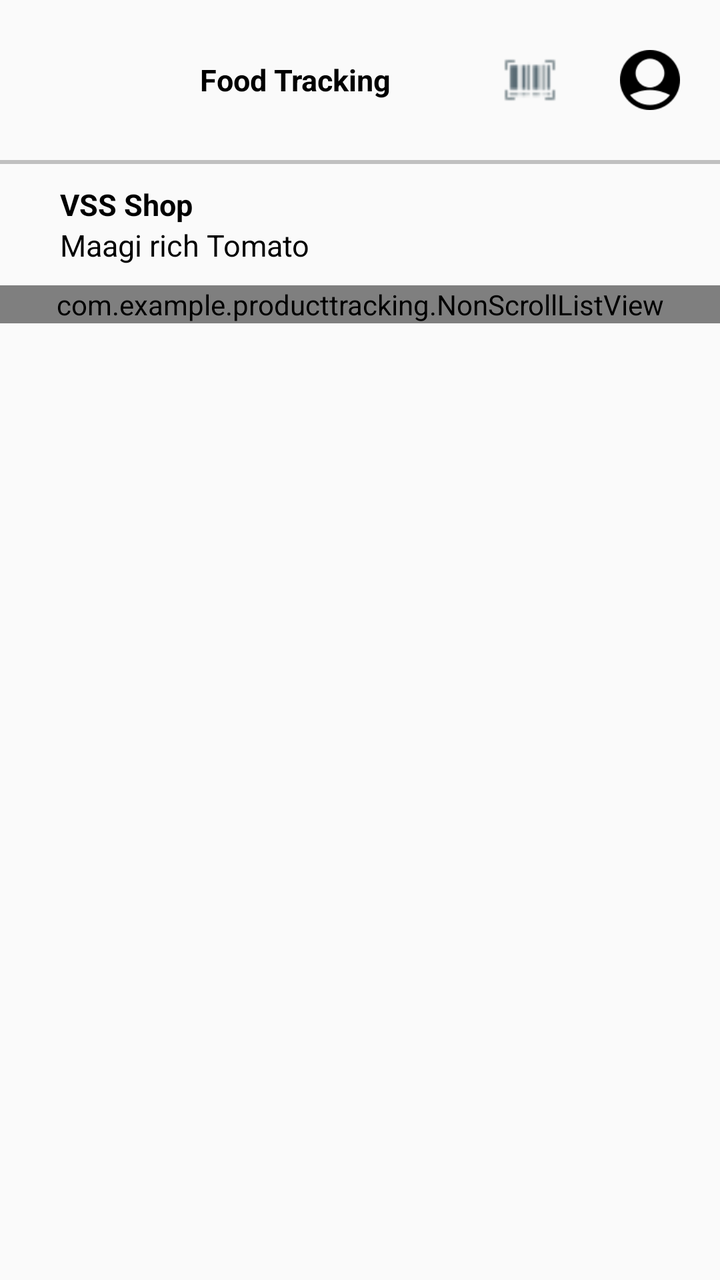
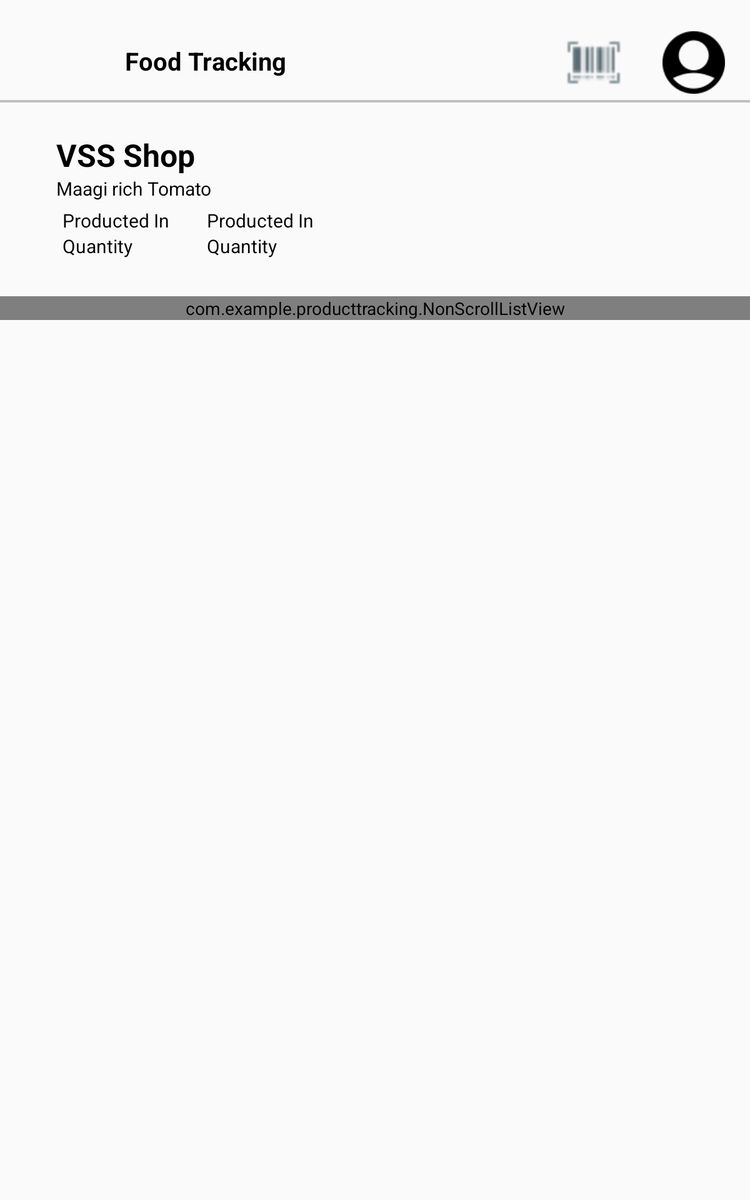

One screen, two layout resources from the same app: the default and the author's alternative for another configuration. Each is rendered where Android would select it; the XML of both is given below.
<!-- AndroidManifest.xml: application theme AppTheme -->
<!-- res/layout/activity_user.xml -->
<?xml version="1.0" encoding="utf-8"?>
<LinearLayout xmlns:android="http://schemas.android.com/apk/res/android"
    xmlns:app="http://schemas.android.com/apk/res-auto"
    xmlns:tools="http://schemas.android.com/tools"
    android:layout_width="match_parent"
    android:layout_height="match_parent"
    android:orientation="vertical"
    tools:context=".user">
<RelativeLayout
    android:layout_width="match_parent"
    android:layout_height="80dp"
    android:orientation="horizontal">

    <ImageView
        android:id="@+id/logo"
        android:layout_width="60dp"
        android:layout_height="60dp"
        android:layout_centerVertical="true"
        android:layout_marginLeft="20dp"
        android:src="@drawable/projectlogo"/>

    <TextView
        android:layout_width="wrap_content"
        android:layout_height="wrap_content"
        android:layout_toEndOf="@+id/logo"
        android:text="Food Tracking"
        android:textSize="15dp"
        android:textColor="#000"
        android:textStyle="bold"
        android:layout_centerVertical="true"
        android:layout_marginLeft="20dp"/>

    <ImageView
        android:id="@+id/user_ac_logo"
        android:layout_width="30dp"
        android:layout_height="30dp"
        android:layout_centerVertical="true"
        android:layout_marginRight="20dp"
        android:src="@drawable/user"
        android:layout_alignParentRight="true"/>

    <ImageView
        android:id="@+id/scanner_logo"
        android:layout_width="30dp"
        android:layout_height="30dp"
        android:layout_centerVertical="true"
        android:layout_marginEnd="30dp"
        android:layout_toStartOf="@+id/user_ac_logo"
        android:src="@drawable/scanner"
        android:onClick="scnner"/>

</RelativeLayout>

    <View
        android:layout_width="match_parent"
        android:layout_height="2dp"
        android:background="#c0c0c0"/>

    <RelativeLayout
        android:layout_width="match_parent"
        android:layout_height="wrap_content"
        android:padding="5dp">

    <RelativeLayout
        android:layout_width="match_parent"
        android:layout_height="wrap_content"
        android:layout_marginLeft="20dp"
        android:padding="5dp">

            <TextView
                android:id="@+id/productname"
                android:layout_width="wrap_content"
                android:layout_height="wrap_content"
                android:text="VSS Shop"
                android:textColor="#000"
                android:textStyle="bold"
                android:textSize="15dp"/>
        <TextView
            android:id="@+id/product_describ"
            android:layout_width="wrap_content"
            android:layout_height="wrap_content"
            android:layout_below="@+id/productname"
            android:text="Maagi rich Tomato"
            android:textColor="#000"
            android:textSize="15dp"/>

    </RelativeLayout>



        <ImageView
            android:layout_width="100dp"
            android:layout_height="50dp"
            android:layout_marginRight="50dp"
            android:src="@drawable/product"
            android:layout_alignParentRight="true"/>
    </RelativeLayout>

    <com.example.producttracking.NonScrollListView
        android:id="@+id/itemlist"
        android:layout_width="match_parent"
        android:layout_height="wrap_content"
        android:divider="@null">
    </com.example.producttracking.NonScrollListView>

</LinearLayout>
<!-- resources referenced by this layout -->
<resources>
  <!-- drawable scanner: png bitmap (drawable, 629 bytes) -->
  <!-- drawable user: png bitmap (drawable, 1445 bytes) -->
  <style name="AppTheme" parent="Theme.AppCompat.Light.NoActionBar">
          
          <item name="colorPrimary">@color/colorPrimary</item>
          <item name="colorPrimaryDark">@color/colorPrimaryDark</item>
          <item name="colorAccent">@color/colorAccent</item>
  
          <item name="android:statusBarColor">#000</item>
      </style>
</resources>
<!-- res/layout-large/activity_user.xml (the author's variant of the layout above) -->
<!-- drawn on a 7-inch tablet held upright -->
<?xml version="1.0" encoding="utf-8"?>
<LinearLayout xmlns:android="http://schemas.android.com/apk/res/android"
    xmlns:app="http://schemas.android.com/apk/res-auto"
    xmlns:tools="http://schemas.android.com/tools"
    android:layout_width="match_parent"
    android:layout_height="match_parent"
    android:orientation="vertical"
    tools:context=".user">
<RelativeLayout
    android:layout_width="match_parent"
    android:layout_height="80dp"
    android:orientation="horizontal">

    <ImageView
        android:id="@+id/logo"
        android:layout_width="60dp"
        android:layout_height="wrap_content"
        android:layout_marginLeft="20dp"
        android:src="@drawable/projectlogo"/>

    <TextView
        android:layout_width="wrap_content"
        android:layout_height="wrap_content"
        android:layout_toEndOf="@+id/logo"
        android:text="Food Tracking"
        android:textSize="20dp"
        android:textColor="#000"
        android:textStyle="bold"
        android:layout_marginTop="35dp"
        android:layout_marginLeft="20dp"/>

    <ImageView
        android:id="@+id/user_ac_logo"
        android:layout_width="50dp"
        android:layout_height="50dp"
        android:layout_marginTop="25dp"
        android:layout_marginRight="20dp"
        android:src="@drawable/user"
        android:layout_alignParentRight="true"/>

    <ImageView
        android:id="@+id/scanner_logo"
        android:layout_width="50dp"
        android:layout_height="50dp"
        android:layout_marginTop="25dp"
        android:layout_marginEnd="30dp"
        android:layout_toStartOf="@+id/user_ac_logo"
        android:src="@drawable/scanner"
        android:onClick="scnner"/>

</RelativeLayout>

    <View
        android:layout_width="match_parent"
        android:layout_height="2dp"
        android:background="#c0c0c0"/>

    <RelativeLayout
        android:layout_width="match_parent"
        android:layout_height="wrap_content"
        android:layout_marginTop="20dp"
        android:layout_marginBottom="20dp"
        android:layout_marginLeft="20dp"
        android:layout_marginRight="20dp"
        android:padding="5dp">

        <TextView
            android:id="@+id/productname"
            android:layout_width="wrap_content"
            android:layout_height="wrap_content"
            android:layout_marginLeft="20dp"
            android:text="VSS Shop"
            android:textColor="#000"
            android:textStyle="bold"
            android:textSize="25dp"/>
        <TextView
            android:id="@+id/product_describ"
            android:layout_width="wrap_content"
            android:layout_height="wrap_content"
            android:layout_marginLeft="20dp"
            android:layout_below="@+id/productname"
            android:text="Maagi rich Tomato"
            android:textColor="#000"
            android:textSize="15dp"/>
    <LinearLayout
        android:id="@+id/product_label"
        android:layout_width="wrap_content"
        android:layout_height="wrap_content"
        android:layout_below="@+id/product_describ"
        android:orientation="vertical"
        android:layout_marginLeft="20dp"
        android:padding="5dp">



        <TextView
            android:id="@+id/producted_in"
            android:layout_width="wrap_content"
            android:layout_height="wrap_content"
            android:layout_below="@+id/product_describ"
            android:text="Producted In"
            android:textColor="#000"
            android:textSize="15dp" />

        <TextView
            android:id="@+id/Quantity"
            android:layout_width="wrap_content"
            android:layout_height="wrap_content"
            android:layout_below="@+id/producted_in"
            android:text="Quantity"
            android:textColor="#000"
            android:textSize="15dp"/>


    </LinearLayout>


        <LinearLayout
            android:layout_width="wrap_content"
            android:layout_height="wrap_content"
            android:layout_below="@+id/product_describ"
            android:layout_marginStart="20dp"
            android:layout_marginLeft="20dp"
            android:layout_toEndOf="@+id/product_label"
            android:orientation="vertical"
            android:padding="5dp">


            <TextView
                android:id="@+id/producted_in_text"
                android:layout_width="wrap_content"
                android:layout_height="wrap_content"
                android:layout_below="@+id/product_describ"
                android:text="Producted In"
                android:textColor="#000"
                android:textSize="15dp" />

            <TextView
                android:id="@+id/Quantity_text"
                android:layout_width="wrap_content"
                android:layout_height="wrap_content"
                android:layout_below="@+id/producted_in"
                android:text="Quantity"
                android:textColor="#000"
                android:textSize="15dp" />


        </LinearLayout>

        <ImageView
            android:layout_width="100dp"
            android:layout_height="50dp"
            android:layout_marginRight="50dp"
            android:layout_centerVertical="true"
            android:src="@drawable/product"
            android:layout_alignParentRight="true"/>
    </RelativeLayout>

    <com.example.producttracking.NonScrollListView
        android:id="@+id/itemlist"
        android:layout_width="match_parent"
        android:layout_height="wrap_content"
        android:divider="@null">
    </com.example.producttracking.NonScrollListView>

</LinearLayout>
